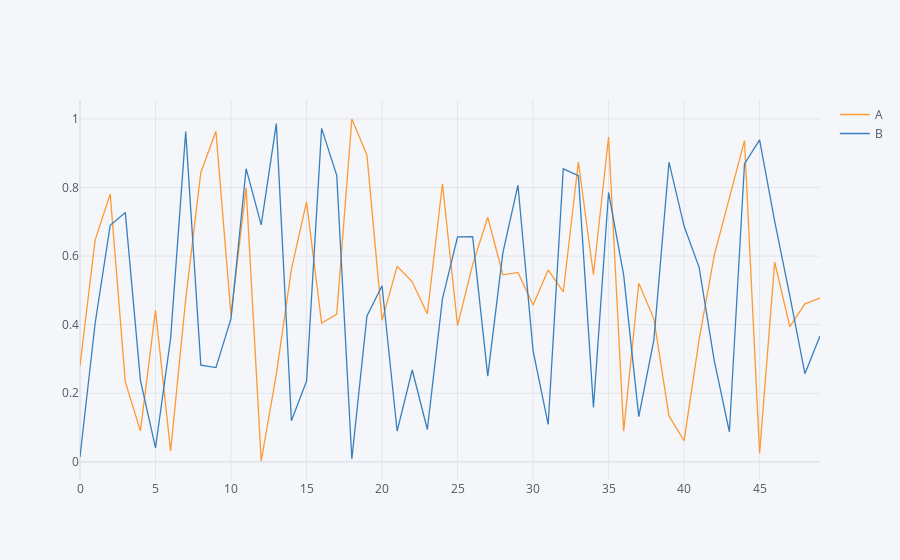

This figure's notebook cell:
### Markdown cell above
## Basics

### Code cell
demo = np.random.rand(50,4)
df = pd.DataFrame(demo, columns=['A','B','C','D'])
# df.iplot()
df[['A','B']].iplot()

### Figure 1 — Plotly figure (JSON) as saved in the notebook; plotly's stock layout.template omitted (floating-point values rounded to 4 significant figures)
{"data": [{"line": {"color": "rgba(255, 153, 51, 1.0)", "dash": "solid", "shape": "linear", "width": 1.3}, "mode": "lines", "name": "A", "text": "", "type": "scatter", "x": [0, 1, 2, 3, 4, 5, 6, 7, 8, 9, 10, 11, 12, 13, 14, 15, 16, 17, 18, 19, 20, 21, 22, 23, 24, 25, 26, 27, 28, 29, 30, 31, 32, 33, 34, 35, 36, 37, 38, 39, 40, 41, 42, 43, 44, 45, 46, 47, 48, 49], "y": [0.2802, 0.6465, 0.7812, 0.2331, 0.0903, 0.4415, 0.03065, 0.4744, 0.844, 0.9642, 0.4269, 0.7989, 0.002334, 0.2555, 0.562, 0.758, 0.4039, 0.4306, 0.9997, 0.8947, 0.4126, 0.5701, 0.5248, 0.4312, 0.8108, 0.3972, 0.5751, 0.7132, 0.5454, 0.5524, 0.4572, 0.5595, 0.4952, 0.8743, 0.5454, 0.9471, 0.08927, 0.5206, 0.4169, 0.1337, 0.06129, 0.3578, 0.6028, 0.7711, 0.9366, 0.02456, 0.5824, 0.394, 0.4608, 0.4772]}, {"line": {"color": "rgba(55, 128, 191, 1.0)", "dash": "solid", "shape": "linear", "width": 1.3}, "mode": "lines", "name": "B", "text": "", "type": "scatter", "x": [0, 1, 2, 3, 4, 5, 6, 7, 8, 9, 10, 11, 12, 13, 14, 15, 16, 17, 18, 19, 20, 21, 22, 23, 24, 25, 26, 27, 28, 29, 30, 31, 32, 33, 34, 35, 36, 37, 38, 39, 40, 41, 42, 43, 44, 45, 46, 47, 48, 49], "y": [0.01393, 0.4034, 0.6898, 0.7268, 0.2381, 0.0405, 0.36, 0.9633, 0.282, 0.2748, 0.4176, 0.8548, 0.6912, 0.9863, 0.1197, 0.2351, 0.9724, 0.8356, 0.00824, 0.4256, 0.5135, 0.08923, 0.2677, 0.09414, 0.4753, 0.6558, 0.6567, 0.2499, 0.6093, 0.8066, 0.3241, 0.1089, 0.8545, 0.8343, 0.1582, 0.7855, 0.5443, 0.1316, 0.3555, 0.8737, 0.6874, 0.5663, 0.2946, 0.08759, 0.869, 0.9387, 0.701, 0.4846, 0.2569, 0.3667]}], "layout": {"legend": {"bgcolor": "#F5F6F9", "font": {"color": "#4D5663"}}, "paper_bgcolor": "#F5F6F9", "plot_bgcolor": "#F5F6F9", "title": {"font": {"color": "#4D5663"}}, "xaxis": {"gridcolor": "#E1E5ED", "showgrid": true, "tickfont": {"color": "#4D5663"}, "title": {"font": {"color": "#4D5663"}, "text": ""}, "zerolinecolor": "#E1E5ED"}, "yaxis": {"gridcolor": "#E1E5ED", "showgrid": true, "tickfont": {"color": "#4D5663"}, "title": {"font": {"color": "#4D5663"}, "text": ""}, "zerolinecolor": "#E1E5ED"}}}
